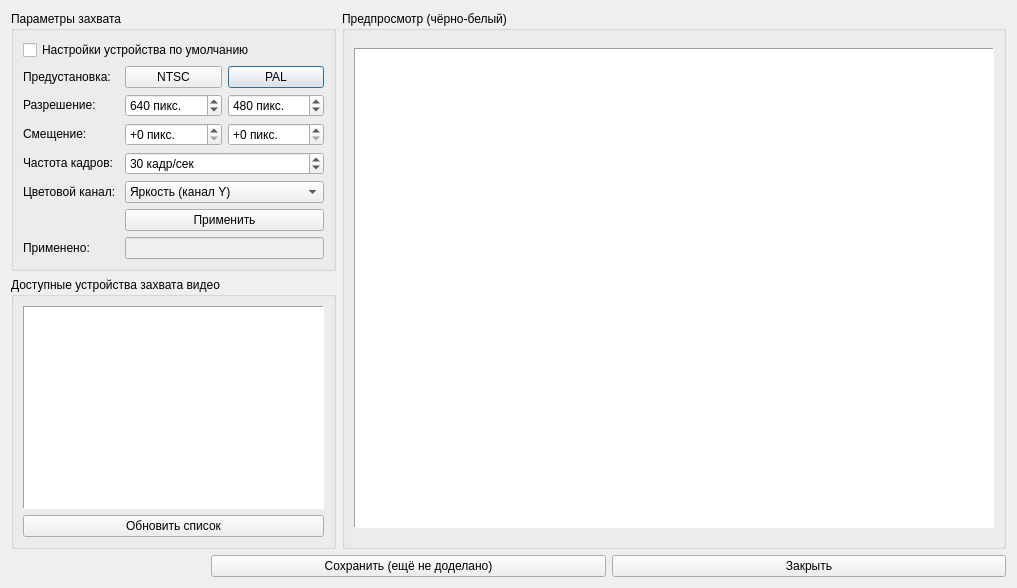
<?xml version="1.0" encoding="UTF-8"?>
<ui version="4.0">
 <class>capt_sel</class>
 <widget class="QDialog" name="capt_sel">
  <property name="geometry">
   <rect>
    <x>0</x>
    <y>0</y>
    <width>1017</width>
    <height>588</height>
   </rect>
  </property>
  <property name="windowTitle">
   <string>Выбор устройства захвата видео</string>
  </property>
  <layout class="QVBoxLayout" name="verticalLayout_3">
   <item>
    <layout class="QHBoxLayout" name="horizontalLayout">
     <item>
      <layout class="QVBoxLayout" name="verticalLayout_2">
       <item>
        <widget class="QGroupBox" name="gbxOptions">
         <property name="sizePolicy">
          <sizepolicy hsizetype="Preferred" vsizetype="Minimum">
           <horstretch>0</horstretch>
           <verstretch>0</verstretch>
          </sizepolicy>
         </property>
         <property name="title">
          <string>Параметры захвата</string>
         </property>
         <layout class="QGridLayout" name="gridLayout">
          <item row="2" column="0">
           <widget class="QLabel" name="lblResolution">
            <property name="sizePolicy">
             <sizepolicy hsizetype="Minimum" vsizetype="Maximum">
              <horstretch>0</horstretch>
              <verstretch>0</verstretch>
             </sizepolicy>
            </property>
            <property name="toolTip">
             <string>Разрешение захватываемого изображения</string>
            </property>
            <property name="statusTip">
             <string>Разрешение захватываемого изображения</string>
            </property>
            <property name="text">
             <string>Разрешение:</string>
            </property>
           </widget>
          </item>
          <item row="3" column="1">
           <widget class="QSpinBox" name="spbXOffset">
            <property name="sizePolicy">
             <sizepolicy hsizetype="Minimum" vsizetype="Minimum">
              <horstretch>0</horstretch>
              <verstretch>0</verstretch>
             </sizepolicy>
            </property>
            <property name="toolTip">
             <string>Смещение левого верхнего угла конечного кадра по горизонтали</string>
            </property>
            <property name="statusTip">
             <string>Смещение левого верхнего угла конечного кадра по горизонтали</string>
            </property>
            <property name="suffix">
             <string> пикс.</string>
            </property>
            <property name="prefix">
             <string notr="true">+</string>
            </property>
            <property name="maximum">
             <number>1024</number>
            </property>
           </widget>
          </item>
          <item row="2" column="1">
           <widget class="QSpinBox" name="spbSetWidth">
            <property name="sizePolicy">
             <sizepolicy hsizetype="Minimum" vsizetype="Minimum">
              <horstretch>0</horstretch>
              <verstretch>0</verstretch>
             </sizepolicy>
            </property>
            <property name="toolTip">
             <string>Горизонтальное разрешение захватываемого изображения</string>
            </property>
            <property name="statusTip">
             <string>Горизонтальное разрешение захватываемого изображения</string>
            </property>
            <property name="suffix">
             <string> пикс.</string>
            </property>
            <property name="minimum">
             <number>320</number>
            </property>
            <property name="maximum">
             <number>1024</number>
            </property>
            <property name="value">
             <number>640</number>
            </property>
           </widget>
          </item>
          <item row="4" column="1" colspan="2">
           <widget class="QSpinBox" name="spbSetFPS">
            <property name="sizePolicy">
             <sizepolicy hsizetype="Minimum" vsizetype="Minimum">
              <horstretch>0</horstretch>
              <verstretch>0</verstretch>
             </sizepolicy>
            </property>
            <property name="toolTip">
             <string>Частота кадров в секунду для захвата</string>
            </property>
            <property name="statusTip">
             <string>Частота кадров в секунду для захвата</string>
            </property>
            <property name="suffix">
             <string> кадр/сек</string>
            </property>
            <property name="minimum">
             <number>5</number>
            </property>
            <property name="maximum">
             <number>60</number>
            </property>
            <property name="value">
             <number>30</number>
            </property>
           </widget>
          </item>
          <item row="1" column="2">
           <widget class="QPushButton" name="btnPAL">
            <property name="sizePolicy">
             <sizepolicy hsizetype="Minimum" vsizetype="Preferred">
              <horstretch>0</horstretch>
              <verstretch>0</verstretch>
             </sizepolicy>
            </property>
            <property name="toolTip">
             <string>Установить параметры захвата для PAL видео</string>
            </property>
            <property name="statusTip">
             <string>Установить параметры захвата для PAL видео</string>
            </property>
            <property name="text">
             <string notr="true">PAL</string>
            </property>
           </widget>
          </item>
          <item row="7" column="0">
           <widget class="QLabel" name="lblUsing">
            <property name="sizePolicy">
             <sizepolicy hsizetype="Minimum" vsizetype="Maximum">
              <horstretch>0</horstretch>
              <verstretch>0</verstretch>
             </sizepolicy>
            </property>
            <property name="toolTip">
             <string>Параметры, с которыми производится захват (могут отличаться от заданных из-за ограничений устройства захвата)</string>
            </property>
            <property name="statusTip">
             <string>Параметры, с которыми производится захват (могут отличаться от заданных из-за ограничений устройства захвата)</string>
            </property>
            <property name="text">
             <string>Применено:</string>
            </property>
           </widget>
          </item>
          <item row="1" column="0">
           <widget class="QLabel" name="lblPreset">
            <property name="sizePolicy">
             <sizepolicy hsizetype="Minimum" vsizetype="Maximum">
              <horstretch>0</horstretch>
              <verstretch>0</verstretch>
             </sizepolicy>
            </property>
            <property name="toolTip">
             <string>Установить параметры захвата по видео стандарту</string>
            </property>
            <property name="statusTip">
             <string>Установить параметры захвата по видео стандарту</string>
            </property>
            <property name="text">
             <string>Предустановка:</string>
            </property>
           </widget>
          </item>
          <item row="7" column="1" colspan="2">
           <widget class="QLineEdit" name="edtApplied">
            <property name="enabled">
             <bool>false</bool>
            </property>
            <property name="sizePolicy">
             <sizepolicy hsizetype="Expanding" vsizetype="Minimum">
              <horstretch>0</horstretch>
              <verstretch>0</verstretch>
             </sizepolicy>
            </property>
            <property name="mouseTracking">
             <bool>false</bool>
            </property>
            <property name="focusPolicy">
             <enum>Qt::NoFocus</enum>
            </property>
            <property name="toolTip">
             <string>Параметры, с которыми производится захват (могут отличаться от заданных из-за ограничений устройства захвата)</string>
            </property>
            <property name="statusTip">
             <string>Параметры, с которыми производится захват (могут отличаться от заданных из-за ограничений устройства захвата)</string>
            </property>
            <property name="readOnly">
             <bool>true</bool>
            </property>
           </widget>
          </item>
          <item row="4" column="0">
           <widget class="QLabel" name="lblFramerate">
            <property name="sizePolicy">
             <sizepolicy hsizetype="Minimum" vsizetype="Maximum">
              <horstretch>0</horstretch>
              <verstretch>0</verstretch>
             </sizepolicy>
            </property>
            <property name="toolTip">
             <string>Частота кадров в секунду для захвата</string>
            </property>
            <property name="statusTip">
             <string>Частота кадров в секунду для захвата</string>
            </property>
            <property name="text">
             <string>Частота кадров:</string>
            </property>
           </widget>
          </item>
          <item row="3" column="0">
           <widget class="QLabel" name="lblOffset">
            <property name="sizePolicy">
             <sizepolicy hsizetype="Minimum" vsizetype="Maximum">
              <horstretch>0</horstretch>
              <verstretch>0</verstretch>
             </sizepolicy>
            </property>
            <property name="toolTip">
             <string>Смещение левого верхнего угла конечного кадра от кадра источника</string>
            </property>
            <property name="statusTip">
             <string>Смещение левого верхнего угла конечного кадра от кадра источника</string>
            </property>
            <property name="text">
             <string>Смещение:</string>
            </property>
           </widget>
          </item>
          <item row="1" column="1">
           <widget class="QPushButton" name="btnNTSC">
            <property name="sizePolicy">
             <sizepolicy hsizetype="Minimum" vsizetype="Preferred">
              <horstretch>0</horstretch>
              <verstretch>0</verstretch>
             </sizepolicy>
            </property>
            <property name="toolTip">
             <string>Установить параметры захвата для NTSC видео</string>
            </property>
            <property name="statusTip">
             <string>Установить параметры захвата для NTSC видео</string>
            </property>
            <property name="text">
             <string notr="true">NTSC</string>
            </property>
           </widget>
          </item>
          <item row="2" column="2">
           <widget class="QSpinBox" name="spbSetHeight">
            <property name="sizePolicy">
             <sizepolicy hsizetype="Minimum" vsizetype="Minimum">
              <horstretch>0</horstretch>
              <verstretch>0</verstretch>
             </sizepolicy>
            </property>
            <property name="toolTip">
             <string>Вертикальное разрешение захватываемого изображения</string>
            </property>
            <property name="statusTip">
             <string>Вертикальное разрешение захватываемого изображения</string>
            </property>
            <property name="suffix">
             <string> пикс.</string>
            </property>
            <property name="minimum">
             <number>240</number>
            </property>
            <property name="maximum">
             <number>768</number>
            </property>
            <property name="value">
             <number>480</number>
            </property>
           </widget>
          </item>
          <item row="3" column="2">
           <widget class="QSpinBox" name="spbYOffset">
            <property name="sizePolicy">
             <sizepolicy hsizetype="Minimum" vsizetype="Minimum">
              <horstretch>0</horstretch>
              <verstretch>0</verstretch>
             </sizepolicy>
            </property>
            <property name="toolTip">
             <string>Смещение левого верхнего угла конечного кадра по вертикали</string>
            </property>
            <property name="statusTip">
             <string>Смещение левого верхнего угла конечного кадра по вертикали</string>
            </property>
            <property name="suffix">
             <string> пикс.</string>
            </property>
            <property name="prefix">
             <string notr="true">+</string>
            </property>
            <property name="maximum">
             <number>768</number>
            </property>
           </widget>
          </item>
          <item row="6" column="1" colspan="2">
           <widget class="QPushButton" name="btnApply">
            <property name="sizePolicy">
             <sizepolicy hsizetype="Minimum" vsizetype="Preferred">
              <horstretch>0</horstretch>
              <verstretch>0</verstretch>
             </sizepolicy>
            </property>
            <property name="toolTip">
             <string>Применить настройки выше для текущего выбранного устройства</string>
            </property>
            <property name="statusTip">
             <string>Применить настройки выше для текущего выбранного устройства</string>
            </property>
            <property name="text">
             <string>Применить</string>
            </property>
           </widget>
          </item>
          <item row="0" column="0" colspan="3">
           <widget class="QCheckBox" name="cbxDefaults">
            <property name="sizePolicy">
             <sizepolicy hsizetype="Minimum" vsizetype="Preferred">
              <horstretch>0</horstretch>
              <verstretch>0</verstretch>
             </sizepolicy>
            </property>
            <property name="toolTip">
             <string>Оставить настройки захвата по умолчанию</string>
            </property>
            <property name="statusTip">
             <string>Оставить настройки захвата по умолчанию</string>
            </property>
            <property name="text">
             <string>Настройки устройства по умолчанию</string>
            </property>
           </widget>
          </item>
          <item row="5" column="1" colspan="2">
           <widget class="QComboBox" name="lbxColorCh">
            <property name="sizePolicy">
             <sizepolicy hsizetype="Minimum" vsizetype="Minimum">
              <horstretch>0</horstretch>
              <verstretch>0</verstretch>
             </sizepolicy>
            </property>
            <property name="toolTip">
             <string>Используемый для захвата изображения цветовой канал</string>
            </property>
            <property name="statusTip">
             <string>Используемый для захвата изображения цветовой канал</string>
            </property>
            <item>
             <property name="text">
              <string>Яркость (канал Y)</string>
             </property>
            </item>
            <item>
             <property name="text">
              <string>Красный (канал R)</string>
             </property>
            </item>
            <item>
             <property name="text">
              <string>Зелёный (канал G)</string>
             </property>
            </item>
            <item>
             <property name="text">
              <string>Синий (канал B)</string>
             </property>
            </item>
           </widget>
          </item>
          <item row="5" column="0">
           <widget class="QLabel" name="lblColorCh">
            <property name="sizePolicy">
             <sizepolicy hsizetype="Minimum" vsizetype="Maximum">
              <horstretch>0</horstretch>
              <verstretch>0</verstretch>
             </sizepolicy>
            </property>
            <property name="toolTip">
             <string>Используемый для захвата изображения цветовой канал</string>
            </property>
            <property name="statusTip">
             <string>Используемый для захвата изображения цветовой канал</string>
            </property>
            <property name="text">
             <string>Цветовой канал:</string>
            </property>
           </widget>
          </item>
         </layout>
        </widget>
       </item>
       <item>
        <widget class="QGroupBox" name="gbxDeviceList">
         <property name="title">
          <string>Доступные устройства захвата видео</string>
         </property>
         <layout class="QVBoxLayout" name="verticalLayout">
          <item>
           <widget class="QListWidget" name="listWidget">
            <property name="sizePolicy">
             <sizepolicy hsizetype="MinimumExpanding" vsizetype="MinimumExpanding">
              <horstretch>0</horstretch>
              <verstretch>0</verstretch>
             </sizepolicy>
            </property>
            <property name="toolTip">
             <string>Список доступных в системе устройств захвата видео</string>
            </property>
            <property name="statusTip">
             <string>Список доступных в системе устройств захвата видео</string>
            </property>
            <property name="frameShape">
             <enum>QFrame::Panel</enum>
            </property>
           </widget>
          </item>
          <item>
           <widget class="QPushButton" name="btnRefresh">
            <property name="sizePolicy">
             <sizepolicy hsizetype="Preferred" vsizetype="Maximum">
              <horstretch>0</horstretch>
              <verstretch>0</verstretch>
             </sizepolicy>
            </property>
            <property name="toolTip">
             <string>Запросить актуальный список устройств захвата</string>
            </property>
            <property name="statusTip">
             <string>Запросить актуальный список устройств захвата</string>
            </property>
            <property name="text">
             <string>Обновить список</string>
            </property>
           </widget>
          </item>
         </layout>
        </widget>
       </item>
      </layout>
     </item>
     <item>
      <widget class="QGroupBox" name="gbxPreview">
       <property name="title">
        <string>Предпросмотр (чёрно-белый)</string>
       </property>
       <layout class="QHBoxLayout" name="horizontalLayout_2">
        <item>
         <widget class="QGraphicsView" name="viewport">
          <property name="sizePolicy">
           <sizepolicy hsizetype="Fixed" vsizetype="Fixed">
            <horstretch>0</horstretch>
            <verstretch>0</verstretch>
           </sizepolicy>
          </property>
          <property name="minimumSize">
           <size>
            <width>640</width>
            <height>480</height>
           </size>
          </property>
          <property name="maximumSize">
           <size>
            <width>640</width>
            <height>480</height>
           </size>
          </property>
          <property name="focusPolicy">
           <enum>Qt::NoFocus</enum>
          </property>
          <property name="toolTip">
           <string>Предпросмотр устройства захвата в реальном времени</string>
          </property>
          <property name="statusTip">
           <string>Предпросмотр устройства захвата в реальном времени</string>
          </property>
          <property name="frameShape">
           <enum>QFrame::Panel</enum>
          </property>
          <property name="verticalScrollBarPolicy">
           <enum>Qt::ScrollBarAlwaysOff</enum>
          </property>
          <property name="horizontalScrollBarPolicy">
           <enum>Qt::ScrollBarAlwaysOff</enum>
          </property>
          <property name="sizeAdjustPolicy">
           <enum>QAbstractScrollArea::AdjustToContentsOnFirstShow</enum>
          </property>
          <property name="backgroundBrush">
           <brush brushstyle="SolidPattern">
            <color alpha="255">
             <red>0</red>
             <green>0</green>
             <blue>0</blue>
            </color>
           </brush>
          </property>
         </widget>
        </item>
       </layout>
      </widget>
     </item>
    </layout>
   </item>
   <item>
    <layout class="QHBoxLayout" name="horizontalLayout_3">
     <item>
      <spacer name="horizontalSpacer">
       <property name="orientation">
        <enum>Qt::Horizontal</enum>
       </property>
       <property name="sizeType">
        <enum>QSizePolicy::Minimum</enum>
       </property>
       <property name="sizeHint" stdset="0">
        <size>
         <width>200</width>
         <height>20</height>
        </size>
       </property>
      </spacer>
     </item>
     <item>
      <widget class="QPushButton" name="btnSave">
       <property name="sizePolicy">
        <sizepolicy hsizetype="Preferred" vsizetype="Minimum">
         <horstretch>0</horstretch>
         <verstretch>0</verstretch>
        </sizepolicy>
       </property>
       <property name="toolTip">
        <string>Функционал ещё не готов</string>
       </property>
       <property name="statusTip">
        <string>Функционал ещё не готов</string>
       </property>
       <property name="text">
        <string>Сохранить (ещё не доделано)</string>
       </property>
      </widget>
     </item>
     <item>
      <widget class="QPushButton" name="btnClose">
       <property name="sizePolicy">
        <sizepolicy hsizetype="Preferred" vsizetype="Minimum">
         <horstretch>0</horstretch>
         <verstretch>0</verstretch>
        </sizepolicy>
       </property>
       <property name="toolTip">
        <string>Закрыть окно без сохранения изменений</string>
       </property>
       <property name="statusTip">
        <string>Закрыть окно без сохранения изменений</string>
       </property>
       <property name="text">
        <string>Закрыть</string>
       </property>
      </widget>
     </item>
    </layout>
   </item>
  </layout>
 </widget>
 <tabstops>
  <tabstop>cbxDefaults</tabstop>
  <tabstop>btnNTSC</tabstop>
  <tabstop>btnPAL</tabstop>
  <tabstop>spbSetWidth</tabstop>
  <tabstop>spbSetHeight</tabstop>
  <tabstop>spbXOffset</tabstop>
  <tabstop>spbYOffset</tabstop>
  <tabstop>spbSetFPS</tabstop>
  <tabstop>lbxColorCh</tabstop>
  <tabstop>btnApply</tabstop>
  <tabstop>listWidget</tabstop>
  <tabstop>btnRefresh</tabstop>
  <tabstop>btnClose</tabstop>
  <tabstop>btnSave</tabstop>
 </tabstops>
 <resources/>
 <connections/>
</ui>
